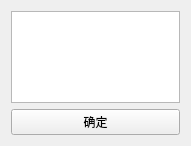
<?xml version="1.0" encoding="UTF-8"?>
<ui version="4.0">
 <class>Form</class>
 <widget class="QWidget" name="Form">
  <property name="geometry">
   <rect>
    <x>0</x>
    <y>0</y>
    <width>191</width>
    <height>146</height>
   </rect>
  </property>
  <property name="windowTitle">
   <string>Form</string>
  </property>
  <layout class="QHBoxLayout" name="horizontalLayout">
   <item>
    <layout class="QVBoxLayout" name="verticalLayout">
     <item>
      <widget class="QTextBrowser" name="textBrowser"/>
     </item>
     <item>
      <widget class="QPushButton" name="pushButton">
       <property name="text">
        <string>确定</string>
       </property>
      </widget>
     </item>
    </layout>
   </item>
  </layout>
 </widget>
 <resources/>
 <connections/>
</ui>
